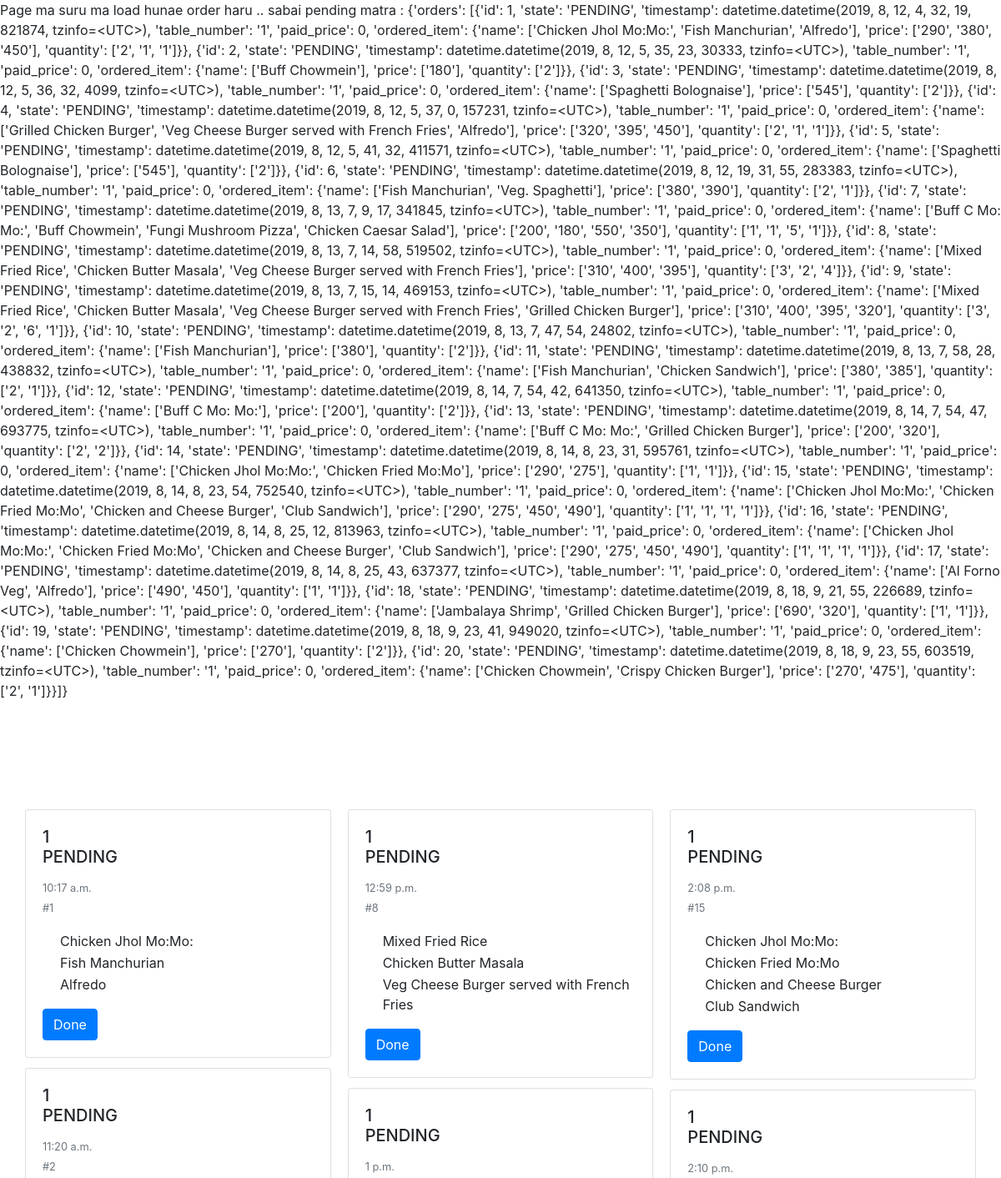
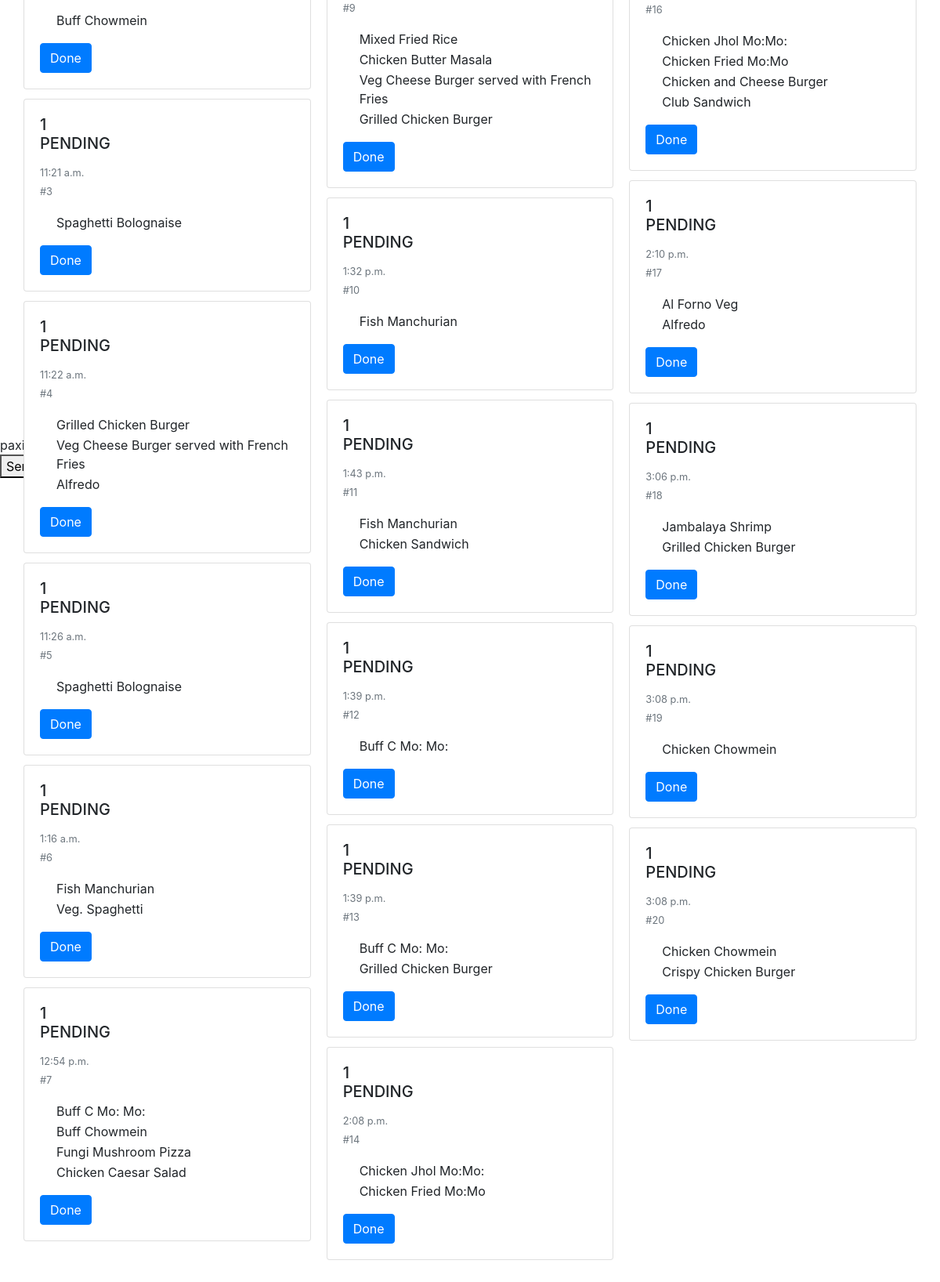
Page /reception/ on the committed database (2 pictures, top to bottom).
### ApiModule/models.py (models this page shows, shortened)
class Order(models.Model):
    STATES = (
        ('PAID', "Paid"),
        ('PENDING', "Pending"),
        ('CANCELED', "Canceled"),
        ('REFUND',"REFUND")
    )
    state = models.CharField(max_length=8, choices=STATES, default='PENDING')
    timestamp = models.DateTimeField(default=timezone.now)
    table_number = models.ForeignKey(Table, on_delete = models.SET_NULL, null = True)
    paid_price = models.PositiveIntegerField(default = 0)

class FoodItem(models.Model):
    name = models.CharField(max_length = 200)
    food_type = models.ForeignKey(FoodType, on_delete = models.CASCADE,null = True)
    price = models.PositiveIntegerField(default = 100)
    is_active = models.BooleanField(default= True)

### ReceptionModule/views.py (the view)
# urls.py: path('reception/', include('ReceptionModule.urls')),
def reception(request):
    response_json = {'orders':[]}
    orders = Order.objects.filter(state="PENDING").order_by('timestamp')[:20]
    for order in orders:
        json_order = {'id':order.id,'state':str(order.state), 'timestamp': order.timestamp, 'table_number':str(order.table_number),'paid_price':int(order.paid_price), 'ordered_item':{'name':[], 'price':[], 'quantity':[]}}
        ordered_items = OrderedItem.objects.filter(order = order)
        for ordered_item in ordered_items:
            json_order['ordered_item']['name'].append(str(ordered_item.food_item.name))
            json_order['ordered_item']['price'].append(str(ordered_item.food_item.price))
            json_order['ordered_item']['quantity'].append(str(ordered_item.quantity))
        response_json['orders'].append(json_order)
    print(response_json)
    return render(request, 'ReceptionModule/reception.html', {'data':response_json})

### ApiModule/models.py (called while the page is built)
    def __str__(self):
        return str(self.table_number)

### ReceptionModule/templates/ReceptionModule/reception.html (shortened to what this page needs)
{% extends 'MenuModule/base.html' %} {% block content %}
<body>
Page ma suru ma load hunae order haru .. sabai pending matra :
{{ data }}
<div class="container" style="height: 1080px; padding: 50px 0px 0px 0px;">
    <div class="card-columns" style="padding-top:80px; padding-bottom:80px;">
    {% for orders in data.orders %}
      <div class="card">
        <div class="card-body">
         <h5 class="card-title">{{ orders.table_number }}<br>{{ orders.state }}</h5>
         <p class="card-text"><small class="text-muted" >{{ orders.timestamp | time }} <br> #{{ orders.id }}</small></p>
         <ol style="padding-left:20px">
            {% for name in orders.ordered_item.name %}
            <table>
                <tr>
                    <td>{{ name }}</td>
                    <td>{{ quantity }}</td>
                </tr>
            </table>
            {% endfor %}
        </ol>
            <button type="button" class="btn btn-primary" onclick="done({{ order.id }})" data-target="#exampleModal">
                Done
            </button>
        </div>
      </div>
      {% endfor %}
      </div>
    </div>
<br>
<br>
paxi live update ma aako order
    <button onclick="send_data()">Send</button>
</body>
{% endblock %}

### rows in the picture
Order: state "PENDING", timestamp "10:17 a.m."
FoodItem: name "Chicken Jhol Mo:Mo:" "Chicken Jhol Mo:Mo:" "Chicken Jhol Mo:Mo:" "Chicken Jhol Mo:Mo:"
FoodItem: name "Fish Manchurian" "Fish Manchurian" "Fish Manchurian" "Fish Manchurian"
FoodItem: name "Alfredo" "Alfredo" "Alfredo"
Order: state "PENDING", timestamp "11:20 a.m."
FoodItem: name "Buff Chowmein" "Buff Chowmein"
Order: state "PENDING", timestamp "11:21 a.m."
FoodItem: name "Spaghetti Bolognaise" "Spaghetti Bolognaise"
Order: state "PENDING", timestamp "11:22 a.m."
FoodItem: name "Grilled Chicken Burger" "Grilled Chicken Burger" "Grilled Chicken Burger" "Grilled Chicken Burger"
FoodItem: name "Veg Cheese Burger served with French Fries" "Veg Cheese Burger served with French Fries" "Veg Cheese Burger served with French Fries"
Order: state "PENDING", timestamp "11:26 a.m."
Order: state "PENDING", timestamp "1:16 a.m."
FoodItem: name "Veg. Spaghetti"
Order: state "PENDING", timestamp "12:54 p.m."
FoodItem: name "Buff C Mo: Mo:" "Buff C Mo: Mo:" "Buff C Mo: Mo:"
FoodItem: name "Fungi Mushroom Pizza"
FoodItem: name "Chicken Caesar Salad"
Order: state "PENDING", timestamp "12:59 p.m."
FoodItem: name "Mixed Fried Rice" "Mixed Fried Rice"
FoodItem: name "Chicken Butter Masala" "Chicken Butter Masala"
Order: state "PENDING", timestamp "1 p.m."
Order: state "PENDING", timestamp "1:32 p.m."
Order: state "PENDING", timestamp "1:43 p.m."
FoodItem: name "Chicken Sandwich"
Order: state "PENDING", timestamp "1:39 p.m."
Order: state "PENDING", timestamp "1:39 p.m."
Order: state "PENDING", timestamp "2:08 p.m."
FoodItem: name "Chicken Fried Mo:Mo" "Chicken Fried Mo:Mo" "Chicken Fried Mo:Mo"
Order: state "PENDING", timestamp "2:08 p.m."
FoodItem: name "Chicken and Cheese Burger" "Chicken and Cheese Burger"
FoodItem: name "Club Sandwich" "Club Sandwich"
Order: state "PENDING", timestamp "2:10 p.m."
Order: state "PENDING", timestamp "2:10 p.m."
FoodItem: name "Al Forno Veg"
Order: state "PENDING", timestamp "3:06 p.m."
FoodItem: name "Jambalaya Shrimp"
Order: state "PENDING", timestamp "3:08 p.m."
FoodItem: name "Chicken Chowmein" "Chicken Chowmein"
Order: state "PENDING", timestamp "3:08 p.m."
FoodItem: name "Crispy Chicken Burger"

### other values in the picture
{{ orders.table_number }} "1" "1" "1" "1" "1" "1" "1" "1" "1" "1" "1" "1" "1" "1" "1" "1" "1" "1" "1" "1"
{{ orders.id }} "1" "2" "3" "4" "5" "6" "7" "8" "9" "10" "11" "12" "13" "14" "15" "16" "17" "18" "19" "20"
